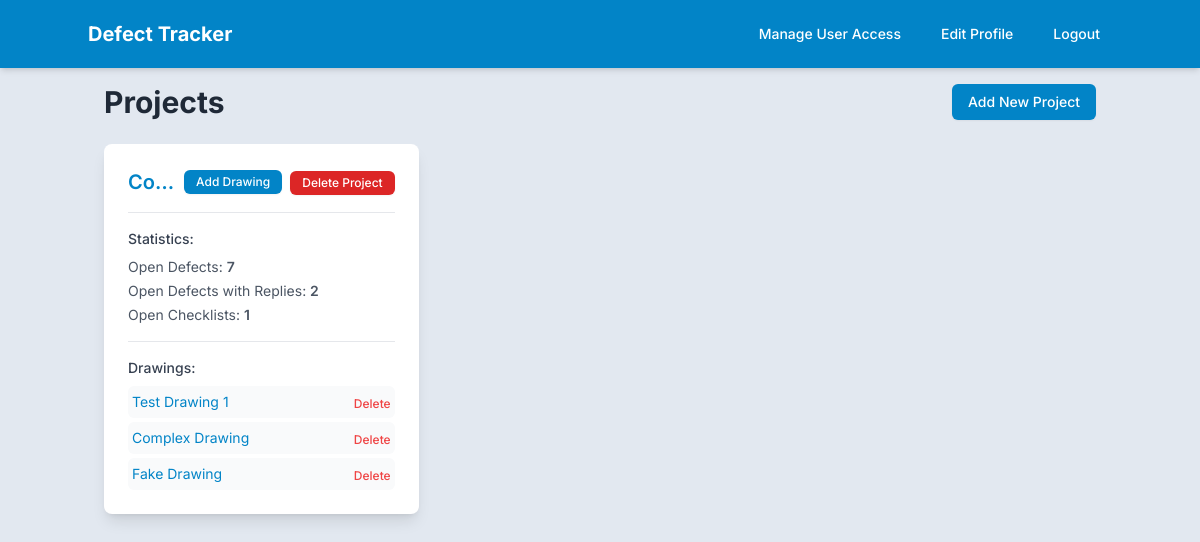
Page / (signed in) on the earlier database version.
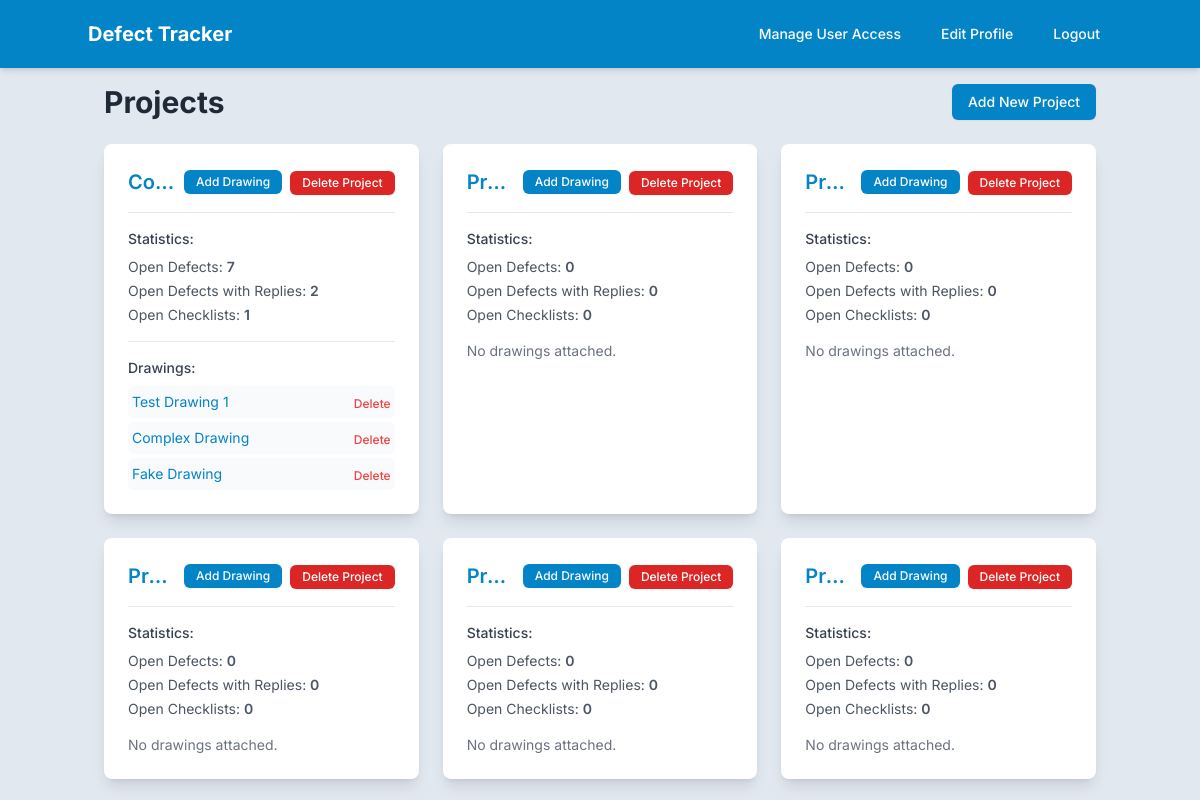
Same page on the later database version.
### app.py (models this page shows)
class Project(db.Model):
    __tablename__ = 'projects'
    id = db.Column(db.Integer, primary_key=True)
    name = db.Column(db.String(255))
    defects = db.relationship('Defect', back_populates='project', cascade='all, delete-orphan')
    checklists = db.relationship('Checklist', back_populates='project', cascade='all, delete-orphan')
    accesses = db.relationship('ProjectAccess', back_populates='project', cascade='all, delete-orphan')
    drawings = db.relationship('Drawing', back_populates='project', cascade='all, delete-orphan')

class Drawing(db.Model):
    __tablename__ = 'drawings'
    id = db.Column(db.Integer, primary_key=True)
    project_id = db.Column(db.Integer, db.ForeignKey('projects.id'), nullable=False)
    name = db.Column(db.String(255), nullable=False)
    file_path = db.Column(db.String(255), nullable=False)
    created_at = db.Column(db.DateTime, default=datetime.now)
    project = db.relationship('Project', back_populates='drawings')
    markers = db.relationship('DefectMarker', back_populates='drawing', cascade='all, delete-orphan')

### app.py (the view)
@app.route('/')
@login_required
def index():
    project_ids = [access.project_id for access in current_user.projects]
    projects_query = Project.query.filter(Project.id.in_(project_ids))
    projects_data = []
    for project in projects_query.all():
        open_defects_count = Defect.query.filter_by(project_id=project.id, status='open').count()
        count_open_defects_with_other_user_reply = 0
        all_open_defects = Defect.query.filter_by(project_id=project.id, status='open').all()
        for defect in all_open_defects:
            last_comment = Comment.query.filter_by(defect_id=defect.id).order_by(Comment.created_at.desc()).first()
            if last_comment and last_comment.user_id != current_user.id:
                count_open_defects_with_other_user_reply += 1
        open_defects_with_reply_count = count_open_defects_with_other_user_reply
        open_checklists_count = Checklist.query.filter(
            Checklist.project_id == project.id,
            Checklist.items.any(ChecklistItem.is_checked == False)
        ).count()
        projects_data.append({
            'project': project,
            'open_defects_count': open_defects_count,
            'open_defects_with_reply_count': open_defects_with_reply_count,
            'open_checklists_count': open_checklists_count,
        })
    return render_template('project_list.html', projects_data=projects_data)

### app.py (called while the page is built)
@login_manager.user_loader
def load_user(user_id):
    return db.session.get(User, int(user_id))

@app.context_processor
def utility_processor():
    def get_absolute_static_path_for_template(relative_path):
        if not relative_path:
            return None
        if ".." in relative_path:
            logger.warning(f"Potential path traversal attempt in get_absolute_static_path: {relative_path}")
            return None # Or raise an error, or return a placeholder
        absolute_path = os.path.normpath(os.path.join(app.static_folder, relative_path.lstrip('/\\')))
        if os.path.commonprefix([absolute_path, app.static_folder]) != app.static_folder:
            logger.warning(f"Path {absolute_path} resolved outside static folder from relative path {relative_path}")
            return None # Or some placeholder
        return absolute_path
    return dict(get_absolute_static_path=get_absolute_static_path_for_template)

@app.context_processor
def inject_accessible_projects():
    if current_user.is_authenticated:
        accessible_project_objects = []
        project_accesses = ProjectAccess.query.filter_by(user_id=current_user.id).all()
        project_ids = [access.project_id for access in project_accesses]
        if project_ids:
            accessible_project_objects = Project.query.filter(Project.id.in_(project_ids)).order_by(Project.name).all()
        return dict(accessible_projects=accessible_project_objects)
    return dict(accessible_projects=[])

### templates/project_list.html (shortened to what this page needs)
{% extends "layout.html" %}
{% block content %}
    <div class="flex flex-col sm:flex-row justify-between items-center mb-6">
        <h1 class="text-3xl font-bold text-gray-800">Projects</h1>
        <div class="mt-4 sm:mt-0 space-x-0 sm:space-x-2 space-y-2 sm:space-y-0 flex flex-col sm:flex-row">
            <a href="{{ url_for('add_project') }}" class="bg-primary hover:bg-primary-hover text-white px-4 py-2 rounded-md shadow-sm text-sm font-medium text-center">Add New Project</a>
        </div>
    </div>
    {% if projects_data %}
        <div class="grid grid-cols-1 md:grid-cols-2 lg:grid-cols-3 gap-6">
            {% for data_item in projects_data %}
                <div class="bg-white p-6 rounded-lg shadow-lg hover:shadow-xl transition-shadow duration-300">
                    <div class="flex flex-row items-center justify-between mb-4">
                        <a href="{{ url_for('project_detail', project_id=data_item.project.id) }}" class="text-sky-600 hover:text-sky-700 text-xl font-semibold hover:underline mr-2 text-left min-w-0 truncate shrink">{{ data_item.project.name }}</a>
                        <div class="flex flex-row flex-wrap items-center gap-2 shrink-0">
                            <a href="{{ url_for('add_drawing', project_id=data_item.project.id) }}" class="bg-primary hover:bg-primary-hover text-white px-3 py-1 rounded-md text-xs font-medium text-center shadow-sm">Add Drawing</a>
                            <form method="POST" action="{{ url_for('delete_project', project_id=data_item.project.id) }}" class="inline">
                                <button type="submit" class="bg-red-600 hover:bg-red-700 text-white px-3 py-1 rounded-md text-xs font-medium shadow-sm" onclick="return confirm('Are you sure you want to delete this project and all its defects, checklists, and drawings?');">Delete Project</button>
                            </form>
                        </div>
                    </div>
                    <div class="mt-4 border-t border-gray-200 pt-4">
                        <h4 class="text-sm font-medium text-gray-700 mb-2">Statistics:</h4>
                        <ul class="text-sm text-gray-600 space-y-1">
                            <li>Open Defects: <span class="font-semibold">{{ data_item.open_defects_count }}</span></li>
                            <li>Open Defects with Replies: <span class="font-semibold">{{ data_item.open_defects_with_reply_count }}</span></li>
                            <li>Open Checklists: <span class="font-semibold">{{ data_item.open_checklists_count }}</span></li>
                        </ul>
                    </div>
                    {% if data_item.project.drawings and data_item.project.drawings|length > 0 %}
                        <div class="mt-4 border-t border-gray-200 pt-4">
                             <h4 class="text-sm font-medium text-gray-700 mb-2">Drawings:</h4>
                            <div class="space-y-1">
                                {% for drawing in data_item.project.drawings %}
                                    <div class="flex justify-between items-center bg-gray-50 p-1 rounded-md">
                                        <a href="{{ url_for('view_drawing', project_id=data_item.project.id, drawing_id=drawing.id) }}" class="text-sky-600 hover:underline text-sm">{{ drawing.name }}</a>
                                        <form method="POST" action="{{ url_for('delete_drawing', drawing_id=drawing.id) }}" class="inline ml-2">
                                            <button type="submit" class="text-red-500 hover:text-red-700 text-xs font-medium hover:underline" onclick="return confirm('Are you sure you want to delete this drawing?');">Delete</button>
                                        </form>
                                    </div>
                                {% endfor %}
                            </div>
                        </div>
                    {% else %}
                        <p class="text-sm text-gray-500 mt-4">No drawings attached.</p>
                    {% endif %}
                </div>
            {% endfor %}
        </div>
    {% endif %}
{% endblock %}

### templates/layout.html (shortened to what this page needs)
<!DOCTYPE html>
<html lang="en">
<head>
    <script src="https://cdn.tailwindcss.com"></script>
    <link rel="stylesheet" href="{{ url_for('static', filename='css/style.css') }}">
</head>
<body class="bg-secondary text-secondary-text font-['Inter',_system-ui,_sans-serif]">
    <nav class="bg-primary text-white p-4 shadow-md">
        <div class="container mx-auto flex justify-between items-center">
            <a href="{{ url_for('index') }}" class="text-xl font-bold hover:text-gray-200">Defect Tracker</a>
            <div class="hidden md:flex space-x-4 items-center">
                {% if current_user.is_authenticated %}
                    {% if current_user.role == 'admin' %}
                        <a href="{{ url_for('manage_access') }}" class="hover:bg-primary-hover px-3 py-2 rounded-md text-sm font-medium">Manage User Access</a>
                    {% endif %}
                    <a href="{{ url_for('edit_profile') }}" class="hover:bg-primary-hover px-3 py-2 rounded-md text-sm font-medium">Edit Profile</a>
                    <a href="{{ url_for('logout') }}" class="hover:bg-primary-hover px-3 py-2 rounded-md text-sm font-medium">Logout</a>
                {% else %}
                    <a href="{{ url_for('login') }}" class="hover:bg-primary-hover px-3 py-2 rounded-md text-sm font-medium">Login</a>
                    <a href="{{ url_for('register') }}" class="hover:bg-primary-hover px-3 py-2 rounded-md text-sm font-medium">Register</a>
                {% endif %}
            </div>
        </div>
    </nav>
    <div class="container mx-auto p-4">
        {% block content %}{% endblock %}
    </div>
</body>
</html>

### templates/layout.html (style rules this page uses)
:root { --color-primary: #0284c7; --color-primary-hover: #0369a1; --color-secondary: #e2e8f0; --color-secondary-text: #1e293b; }
.bg-primary { background-color: var(--color-primary); }
.bg-secondary { background-color: var(--color-secondary); }
.text-secondary-text { color: var(--color-secondary-text); }

Differences in the rows shown:
added Project: project.name "Pr…"
added Project: project.name "Pr…"
added Project: project.name "Pr…"
added Project: project.name "Pr…"
added Project: project.name "Pr…"
Other differences:
new list line: "Add Drawing Delete Project Statistics: Open Defects: 0 Open Defects with Replies: 0 Open Checklists: 0 No drawings attached."
